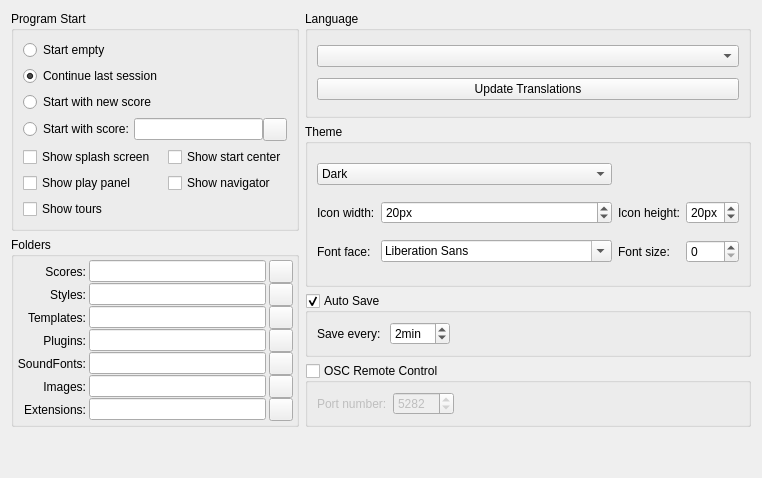
     <widget class="QWidget" name="tabGeneral">
      <property name="accessibleName">
       <string>General tab</string>
      </property>
      <attribute name="title">
       <string>General</string>
      </attribute>
      <layout class="QGridLayout" name="gridLayout_2">
       <item row="0" column="0" rowspan="2">
        <widget class="QGroupBox" name="groupBox_5">
         <property name="title">
          <string>Program Start</string>
         </property>
         <layout class="QGridLayout" name="gridLayout">
          <item row="0" column="0">
           <widget class="QRadioButton" name="emptySession">
            <property name="text">
             <string>Start empty</string>
            </property>
           </widget>
          </item>
          <item row="4" column="1">
           <widget class="QCheckBox" name="showStartcenter">
            <property name="text">
             <string>Show start center</string>
            </property>
           </widget>
          </item>
          <item row="1" column="0">
           <widget class="QRadioButton" name="lastSession">
            <property name="text">
             <string>Continue last session</string>
            </property>
            <property name="checked">
             <bool>true</bool>
            </property>
           </widget>
          </item>
          <item row="3" column="0" colspan="2">
           <layout class="QHBoxLayout" name="horizontalLayout_2">
            <property name="spacing">
             <number>0</number>
            </property>
            <property name="sizeConstraint">
             <enum>QLayout::SetFixedSize</enum>
            </property>
            <item>
             <widget class="QRadioButton" name="scoreSession">
              <property name="text">
               <string>Start with score:</string>
              </property>
             </widget>
            </item>
            <item>
             <widget class="QLineEdit" name="sessionScore">
              <property name="accessibleName">
               <string>Start with score</string>
              </property>
              <property name="accessibleDescription">
               <string>Insert path to starting score</string>
              </property>
             </widget>
            </item>
            <item>
             <widget class="QToolButton" name="startWithButton">
              <property name="focusPolicy">
               <enum>Qt::StrongFocus</enum>
              </property>
              <property name="accessibleName">
               <string>Choose starting score</string>
              </property>
              <property name="accessibleDescription">
               <string>Opens a file dialog for selecting the starting score</string>
              </property>
              <property name="text">
               <string notr="true"/>
              </property>
              <property name="icon">
               <iconset resource="musescore.qrc">
                <normaloff>:/data/icons/document-open.svg</normaloff>:/data/icons/document-open.svg</iconset>
              </property>
             </widget>
            </item>
           </layout>
          </item>
          <item row="4" column="0">
           <widget class="QCheckBox" name="showSplashScreen">
            <property name="text">
             <string>Show splash screen</string>
            </property>
           </widget>
          </item>
          <item row="2" column="0">
           <widget class="QRadioButton" name="newSession">
            <property name="text">
             <string>Start with new score</string>
            </property>
           </widget>
          </item>
          <item row="5" column="0">
           <widget class="QCheckBox" name="playPanelShow">
            <property name="text">
             <string>Show play panel</string>
            </property>
           </widget>
          </item>
          <item row="5" column="1">
           <widget class="QCheckBox" name="navigatorShow">
            <property name="text">
             <string>Show navigator</string>
            </property>
           </widget>
          </item>
          <item row="6" column="0">
           <widget class="QCheckBox" name="showTours">
            <property name="text">
             <string>Show tours</string>
            </property>
           </widget>
          </item>
         </layout>
        </widget>
       </item>
       <item row="4" column="1">
        <widget class="QGroupBox" name="oscServer">
         <property name="title">
          <string>OSC Remote Control</string>
         </property>
         <property name="checkable">
          <bool>true</bool>
         </property>
         <property name="checked">
          <bool>false</bool>
         </property>
         <layout class="QHBoxLayout" name="horizontalLayout_9">
          <item>
           <widget class="QLabel" name="label">
            <property name="text">
             <string extracomment="The UDP port number on which the MuseScore OSC server will listen on">Port number:</string>
            </property>
           </widget>
          </item>
          <item>
           <widget class="QSpinBox" name="oscPort">
            <property name="accessibleName">
             <string>Port number</string>
            </property>
            <property name="minimum">
             <number>1</number>
            </property>
            <property name="maximum">
             <number>65535</number>
            </property>
            <property name="value">
             <number>5282</number>
            </property>
           </widget>
          </item>
          <item>
           <spacer name="horizontalSpacer_15">
            <property name="orientation">
             <enum>Qt::Horizontal</enum>
            </property>
            <property name="sizeHint" stdset="0">
             <size>
              <width>40</width>
              <height>20</height>
             </size>
            </property>
           </spacer>
          </item>
         </layout>
        </widget>
       </item>
       <item row="3" column="1">
        <widget class="QGroupBox" name="autoSave">
         <property name="title">
          <string>Auto Save</string>
         </property>
         <property name="checkable">
          <bool>true</bool>
         </property>
         <layout class="QHBoxLayout">
          <property name="spacing">
           <number>9</number>
          </property>
          <property name="leftMargin">
           <number>9</number>
          </property>
          <property name="topMargin">
           <number>9</number>
          </property>
          <property name="rightMargin">
           <number>9</number>
          </property>
          <property name="bottomMargin">
           <number>9</number>
          </property>
          <item>
           <widget class="QLabel" name="label_25">
            <property name="text">
             <string>Save every:</string>
            </property>
           </widget>
          </item>
          <item>
           <widget class="QSpinBox" name="autoSaveTime">
            <property name="accessibleName">
             <string>Select delay (in minutes) between auto saves</string>
            </property>
            <property name="suffix">
             <string extracomment="minutes">min</string>
            </property>
            <property name="minimum">
             <number>1</number>
            </property>
            <property name="value">
             <number>2</number>
            </property>
           </widget>
          </item>
          <item>
           <spacer>
            <property name="orientation">
             <enum>Qt::Horizontal</enum>
            </property>
            <property name="sizeHint" stdset="0">
             <size>
              <width>40</width>
              <height>20</height>
             </size>
            </property>
           </spacer>
          </item>
         </layout>
        </widget>
       </item>
       <item row="0" column="1">
        <widget class="QGroupBox" name="groupBox_10">
         <property name="title">
          <string>Language</string>
         </property>
         <property name="checkable">
          <bool>false</bool>
         </property>
         <layout class="QVBoxLayout" name="verticalLayout">
          <item>
           <widget class="QComboBox" name="language">
            <property name="accessibleName">
             <string>Select language</string>
            </property>
            <property name="accessibleDescription">
             <string>Select the language of the user interface</string>
            </property>
           </widget>
          </item>
          <item>
           <widget class="QPushButton" name="updateTranslation">
            <property name="text">
             <string>Update Translations</string>
            </property>
           </widget>
          </item>
         </layout>
        </widget>
       </item>
       <item row="2" column="0" rowspan="3">
        <widget class="QGroupBox" name="groupBox_6">
         <property name="title">
          <string>Folders</string>
         </property>
         <layout class="QGridLayout">
          <property name="leftMargin">
           <number>3</number>
          </property>
          <property name="topMargin">
           <number>3</number>
          </property>
          <property name="rightMargin">
           <number>3</number>
          </property>
          <property name="bottomMargin">
           <number>3</number>
          </property>
          <property name="horizontalSpacing">
           <number>3</number>
          </property>
          <property name="verticalSpacing">
           <number>0</number>
          </property>
          <item row="0" column="1">
           <widget class="QLineEdit" name="myScores">
            <property name="accessibleName">
             <string>Score folder</string>
            </property>
            <property name="accessibleDescription">
             <string>Insert path to score folder.</string>
            </property>
           </widget>
          </item>
          <item row="5" column="0">
           <widget class="QLabel" name="label_9">
            <property name="text">
             <string>Images:</string>
            </property>
            <property name="alignment">
             <set>Qt::AlignRight|Qt::AlignTrailing|Qt::AlignVCenter</set>
            </property>
           </widget>
          </item>
          <item row="6" column="0">
           <widget class="QLabel" name="label_extensions">
            <property name="text">
             <string>Extensions:</string>
            </property>
            <property name="alignment">
             <set>Qt::AlignRight|Qt::AlignTrailing|Qt::AlignVCenter</set>
            </property>
           </widget>
          </item>
          <item row="0" column="0">
           <widget class="QLabel" name="label_86">
            <property name="text">
             <string>Scores:</string>
            </property>
            <property name="alignment">
             <set>Qt::AlignRight|Qt::AlignTrailing|Qt::AlignVCenter</set>
            </property>
           </widget>
          </item>
          <item row="1" column="0">
           <widget class="QLabel" name="label_88">
            <property name="text">
             <string>Styles:</string>
            </property>
            <property name="alignment">
             <set>Qt::AlignRight|Qt::AlignTrailing|Qt::AlignVCenter</set>
            </property>
           </widget>
          </item>
          <item row="1" column="1">
           <widget class="QLineEdit" name="myStyles">
            <property name="accessibleName">
             <string>Style folder</string>
            </property>
            <property name="accessibleDescription">
             <string>Insert path for style folder</string>
            </property>
           </widget>
          </item>
          <item row="2" column="0">
           <widget class="QLabel" name="label_2">
            <property name="text">
             <string>Templates:</string>
            </property>
            <property name="alignment">
             <set>Qt::AlignRight|Qt::AlignTrailing|Qt::AlignVCenter</set>
            </property>
           </widget>
          </item>
          <item row="0" column="2">
           <widget class="QToolButton" name="myScoresButton">
            <property name="focusPolicy">
             <enum>Qt::StrongFocus</enum>
            </property>
            <property name="accessibleName">
             <string>Choose score folder</string>
            </property>
            <property name="accessibleDescription">
             <string>Opens a dialog for selecting the score folder</string>
            </property>
            <property name="text">
             <string notr="true"/>
            </property>
            <property name="icon">
             <iconset resource="musescore.qrc">
              <normaloff>:/data/icons/document-open.svg</normaloff>:/data/icons/document-open.svg</iconset>
            </property>
           </widget>
          </item>
          <item row="1" column="2">
           <widget class="QToolButton" name="myStylesButton">
            <property name="focusPolicy">
             <enum>Qt::StrongFocus</enum>
            </property>
            <property name="accessibleName">
             <string>Choose style folder</string>
            </property>
            <property name="accessibleDescription">
             <string>Opens a dialog for selecting the style folder</string>
            </property>
            <property name="text">
             <string notr="true"/>
            </property>
            <property name="icon">
             <iconset resource="musescore.qrc">
              <normaloff>:/data/icons/document-open.svg</normaloff>:/data/icons/document-open.svg</iconset>
            </property>
           </widget>
          </item>
          <item row="3" column="0">
           <widget class="QLabel" name="label_89">
            <property name="text">
             <string>Plugins:</string>
            </property>
            <property name="alignment">
             <set>Qt::AlignRight|Qt::AlignTrailing|Qt::AlignVCenter</set>
            </property>
           </widget>
          </item>
          <item row="2" column="1">
           <widget class="QLineEdit" name="myTemplates">
            <property name="accessibleName">
             <string>Template folder</string>
            </property>
            <property name="accessibleDescription">
             <string>Insert path to Template folder</string>
            </property>
           </widget>
          </item>
          <item row="3" column="1">
           <widget class="QLineEdit" name="myPlugins">
            <property name="accessibleName">
             <string>Plugin folder</string>
            </property>
            <property name="accessibleDescription">
             <string>Insert path to plugin folder</string>
            </property>
           </widget>
          </item>
          <item row="4" column="1">
           <widget class="QLineEdit" name="mySoundfonts">
            <property name="accessibleName">
             <string>SoundFont folders</string>
            </property>
            <property name="accessibleDescription">
             <string>Insert path to SoundFont folders</string>
            </property>
           </widget>
          </item>
          <item row="3" column="2">
           <widget class="QToolButton" name="myPluginsButton">
            <property name="focusPolicy">
             <enum>Qt::StrongFocus</enum>
            </property>
            <property name="accessibleName">
             <string>Choose plugin folder</string>
            </property>
            <property name="accessibleDescription">
             <string>Opens a dialog for selecting the plugin folder</string>
            </property>
            <property name="text">
             <string notr="true"/>
            </property>
            <property name="icon">
             <iconset resource="musescore.qrc">
              <normaloff>:/data/icons/document-open.svg</normaloff>:/data/icons/document-open.svg</iconset>
            </property>
           </widget>
          </item>
          <item row="4" column="0">
           <widget class="QLabel" name="label_5">
            <property name="text">
             <string>SoundFonts:</string>
            </property>
            <property name="alignment">
             <set>Qt::AlignRight|Qt::AlignTrailing|Qt::AlignVCenter</set>
            </property>
           </widget>
          </item>
          <item row="5" column="1">
           <widget class="QLineEdit" name="myImages">
            <property name="accessibleName">
             <string>Image folder</string>
            </property>
            <property name="accessibleDescription">
             <string>Insert path to image folder</string>
            </property>
           </widget>
          </item>
          <item row="6" column="1">
           <widget class="QLineEdit" name="myExtensions">
            <property name="accessibleName">
             <string>Extensions folder</string>
            </property>
            <property name="accessibleDescription">
             <string>Insert path to extensions folder</string>
            </property>
           </widget>
          </item>
          <item row="2" column="2">
           <widget class="QToolButton" name="myTemplatesButton">
            <property name="focusPolicy">
             <enum>Qt::StrongFocus</enum>
            </property>
            <property name="accessibleName">
             <string>Choose template folder</string>
            </property>
            <property name="accessibleDescription">
             <string>Opens a dialog for selecting the template folder</string>
            </property>
            <property name="text">
             <string notr="true"/>
            </property>
            <property name="icon">
             <iconset resource="musescore.qrc">
              <normaloff>:/data/icons/document-open.svg</normaloff>:/data/icons/document-open.svg</iconset>
            </property>
           </widget>
          </item>
          <item row="5" column="2">
           <widget class="QToolButton" name="myImagesButton">
            <property name="focusPolicy">
             <enum>Qt::StrongFocus</enum>
            </property>
            <property name="accessibleName">
             <string>Image folder</string>
            </property>
            <property name="accessibleDescription">
             <string>Opens a dialog for selecting the image folder</string>
            </property>
            <property name="text">
             <string/>
            </property>
            <property name="icon">
             <iconset resource="musescore.qrc">
              <normaloff>:/data/icons/document-open.svg</normaloff>:/data/icons/document-open.svg</iconset>
            </property>
           </widget>
          </item>
          <item row="6" column="2">
           <widget class="QToolButton" name="myExtensionsButton">
            <property name="focusPolicy">
             <enum>Qt::StrongFocus</enum>
            </property>
            <property name="accessibleName">
             <string>Extensions folder</string>
            </property>
            <property name="accessibleDescription">
             <string>Opens a dialog for selecting the extensions folder</string>
            </property>
            <property name="text">
             <string notr="true"/>
            </property>
            <property name="icon">
             <iconset resource="musescore.qrc">
              <normaloff>:/data/icons/document-open.svg</normaloff>:/data/icons/document-open.svg</iconset>
            </property>
           </widget>
          </item>
          <item row="4" column="2">
           <widget class="QToolButton" name="mySoundfontsButton">
            <property name="focusPolicy">
             <enum>Qt::StrongFocus</enum>
            </property>
            <property name="accessibleName">
             <string>SoundFont folders</string>
            </property>
            <property name="accessibleDescription">
             <string>Opens a dialog for configuring the SoundFont folders</string>
            </property>
            <property name="text">
             <string notr="true"/>
            </property>
            <property name="icon">
             <iconset resource="musescore.qrc">
              <normaloff>:/data/icons/edit.svg</normaloff>:/data/icons/edit.svg</iconset>
            </property>
           </widget>
          </item>
         </layout>
        </widget>
       </item>
       <item row="1" column="1" rowspan="2">
        <widget class="QGroupBox" name="groupBox_12">
         <property name="title">
          <string>Theme</string>
         </property>
         <layout class="QGridLayout" name="gridLayout_9">
          <item row="1" column="1">
           <widget class="QSpinBox" name="iconWidth">
            <property name="accessibleName">
             <string>Icon Width</string>
            </property>
            <property name="suffix">
             <string extracomment="pixel">px</string>
            </property>
            <property name="minimum">
             <number>5</number>
            </property>
            <property name="value">
             <number>20</number>
            </property>
           </widget>
          </item>
          <item row="1" column="2">
           <widget class="QLabel" name="iconHeigthLabel">
            <property name="text">
             <string>Icon height:</string>
            </property>
           </widget>
          </item>
          <item row="1" column="0">
           <widget class="QLabel" name="iconWidthLabel">
            <property name="text">
             <string>Icon width:</string>
            </property>
           </widget>
          </item>
          <item row="1" column="3">
           <widget class="QSpinBox" name="iconHeight">
            <property name="accessibleName">
             <string>Icon Height</string>
            </property>
            <property name="suffix">
             <string extracomment="pixel">px</string>
            </property>
            <property name="minimum">
             <number>5</number>
            </property>
            <property name="value">
             <number>20</number>
            </property>
           </widget>
          </item>
          <item row="0" column="0" colspan="2">
           <widget class="QComboBox" name="styleName">
            <property name="accessibleName">
             <string>Select style</string>
            </property>
            <item>
             <property name="text">
              <string>Dark</string>
             </property>
            </item>
            <item>
             <property name="text">
              <string>Light</string>
             </property>
            </item>
           </widget>
          </item>
          <item row="2" column="3">
           <widget class="QSpinBox" name="fontSize"/>
          </item>
          <item row="2" column="1">
           <widget class="QFontComboBox" name="fontFamily"/>
          </item>
          <item row="2" column="0">
           <widget class="QLabel" name="fontFamilyLabel">
            <property name="text">
             <string>Font face:</string>
            </property>
           </widget>
          </item>
          <item row="2" column="2">
           <widget class="QLabel" name="fontSizeLabel">
            <property name="text">
             <string>Font size:</string>
            </property>
           </widget>
          </item>
         </layout>
        </widget>
       </item>
       <item row="5" column="0">
        <spacer name="verticalSpacer">
         <property name="orientation">
          <enum>Qt::Vertical</enum>
         </property>
         <property name="sizeHint" stdset="0">
          <size>
           <width>20</width>
           <height>40</height>
          </size>
         </property>
        </spacer>
       </item>
      </layout>
     </widget>
